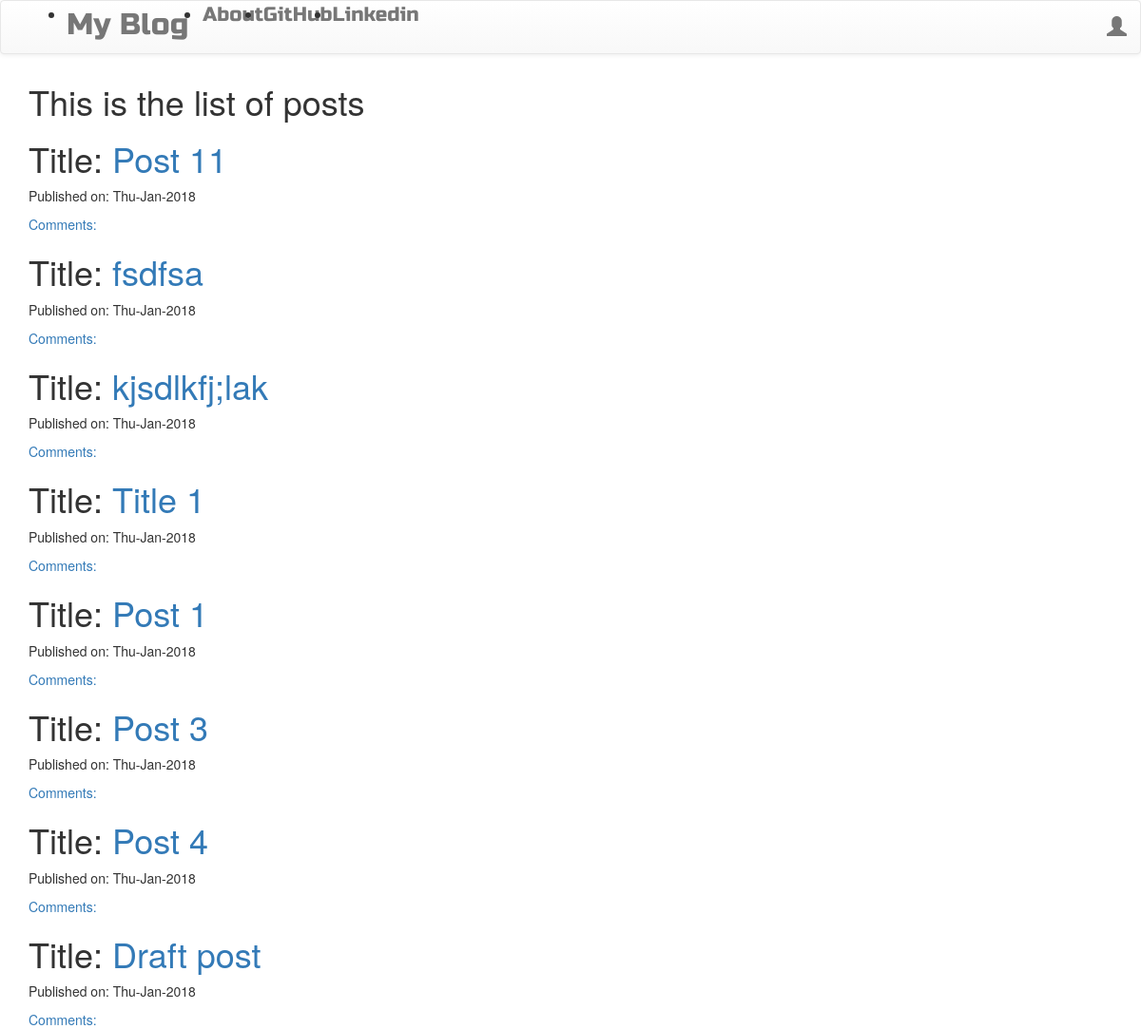
The page / on the database its author committed.
### blog/models.py (models this page shows, shortened)
class Post(models.Model):
    author = models.ForeignKey('auth.User', on_delete=models.CASCADE)
    title = models.CharField(max_length=200)
    text = models.TextField()
    create_date = models.DateTimeField(default=timezone.now())
    published_date = models.DateTimeField(blank=True, null=True)

### blog/views.py (the view)
# urls.py: path('', views.PostListView.as_view(), name='post_list'),
class PostListView(ListView):
    model = Post
    context_object_name = 'posts'   #name the object and call it from html page
    template_name = 'blog/post_list.html'
    def get_queryset(self):
        return Post.objects.filter(published_date__lte=timezone.now()).order_by('-published_date')

### blog/templates/blog/post_list.html
{% extends 'blog/base.html' %}
{% load staticfiles %}
{% block content %}
<div class="centerstage">
    <h1>This is the list of posts</h1>
    {% for post in posts %}
    <div class="post">
        <h1>Title: <a href="{% url 'post_detail' pk=post.pk %}">{{ post.title }}</a></h1>
        <div class="date">
            <p>Published on: {{post.published_date|date:"D-M-Y"}} </p>
        </div>
    </div>
    <a href="{% url 'post_detail' pk=post.pk %}">Comments: {{ post.approved_comment.count }} </a>
    {% endfor%}
</div>
{% endblock %}

### blog/templates/blog/base.html (shortened to what this page needs)
<!DOCTYPE html>
{% load staticfiles %}
<html lang="en">
<head>
    <link rel="stylesheet" href="https://maxcdn.bootstrapcdn.com/bootstrap/3.3.7/css/bootstrap.min.css">
    <link rel="stylesheet" href="https://maxcdn.bootstrapcdn.com/bootstrap/3.3.7/css/bootstrap-theme.min.css">
    <link rel="stylesheet" href="//cdn.jsdelivr.net/medium-editor/latest/css/medium-editor.min.css" type="text/css" media="screen" charset="utf-8">
    <link rel="stylesheet" href="{% static 'css/blog.css' %}">
</head>
<body class="leader">
    <nav class="navbar navbar-default techfont custom-navbar">
        <div class="container">
            <ul class="nab navbar-nav">
                <li><a class="navbar-brand bigbrand" href="{% url 'post_list' %}">My Blog</a></li>
                <li><a href="{% url 'about' %}">About</a></li>
                <li><a href="https://www.github.com">GitHub</a></li>
                <li><a href="https://www.linkedin.com">Linkedin</a></li>
            </ul>
            <ul class="nav navbar-nav navbar-right">
                {% if user.is_authenticated %}
                <li>
                    <a href="{% url 'post_new' %}">New Post</a>
                </li>
                <li>
                    <a href="{% url 'post_draft_list' %}">Drafts</a>
                </li>
                <li>
                    <a href="{% url 'logout' %}">Log Out</a>
                </li>
                <li>
                    <a href="">Welcome: {{ user.username }}</a>
                </li>
                {% else %}
                <li><a class="nav navbar-right" href="{% url 'login' %}"><span class="glyphicon glyphicon-user"></span></a></li>
                {% endif %}
            </ul>
        </div>
    </nav>
    <div class="content container">
        <div class="row">
            <div class="col-md-8">
                <div class="blog_posts">
                    {% block content %}
                    {% endblock %}
                </div>
            </div>
        </div>
    </div>
</body>
</html>

### blog/static/css/blog.css (style rules this page uses)
.techfont { font-family: 'Russo One', sans-serif; font-size: 1.5em; margin-bottom: 10px; }
.bigbrand { font-size: 1.5em; }
.centerstage { margin: auto; }

### rows shown on the page
Post: title "Post 11", published_date "Thu-Jan-2018"
Post: title "fsdfsa", published_date "Thu-Jan-2018"
Post: title "kjsdlkfj;lak", published_date "Thu-Jan-2018"
Post: title "Title 1", published_date "Thu-Jan-2018"
Post: title "Post 1", published_date "Thu-Jan-2018"
Post: title "Post 3", published_date "Thu-Jan-2018"
Post: title "Post 4", published_date "Thu-Jan-2018"
Post: title "Draft post", published_date "Thu-Jan-2018"
